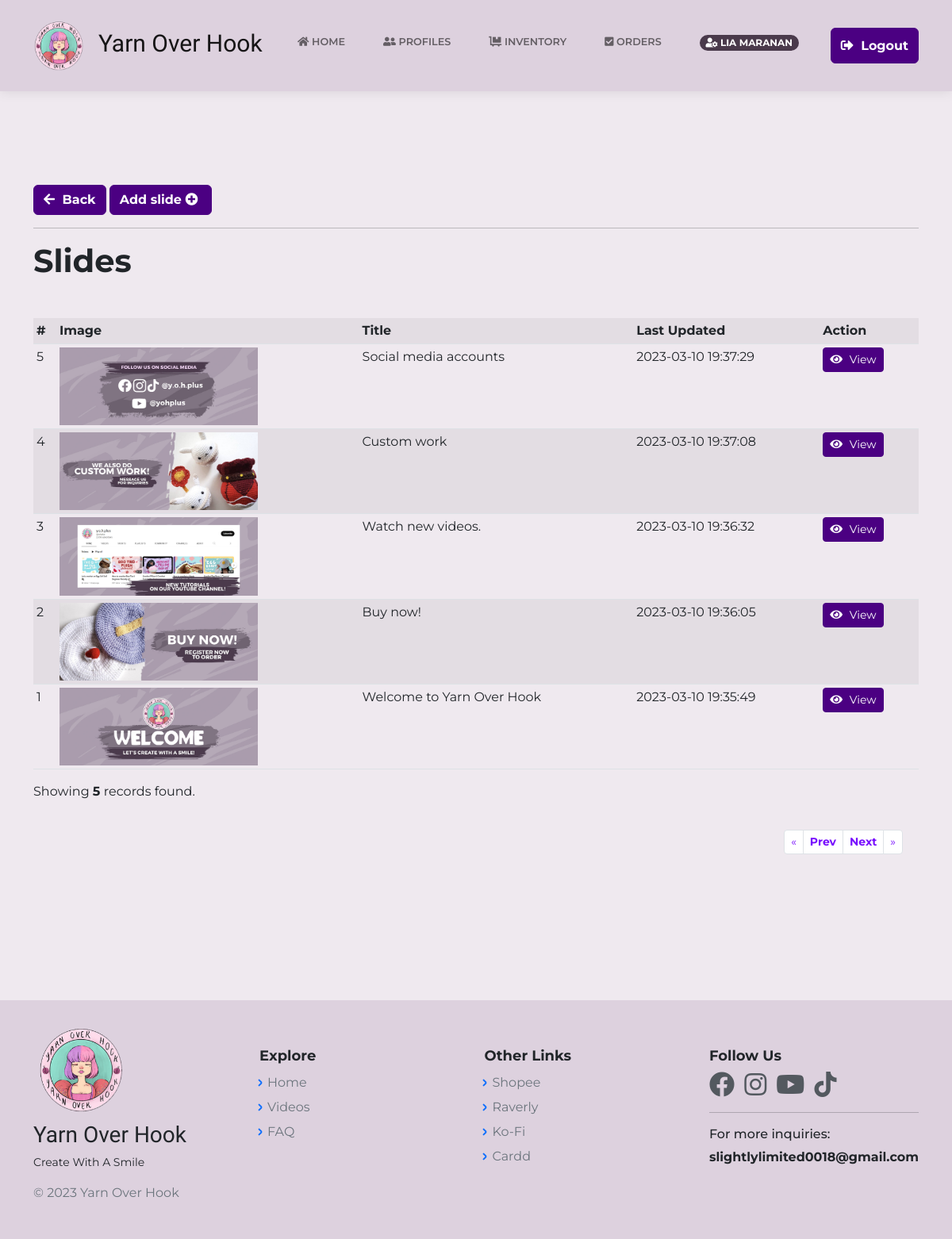
The page /SlidesAdmin.php (signed in) on the database its author committed.
### tables this page shows
CREATE TABLE `slides` (
  `slide_id` int(11) NOT NULL,
  `slide_title` varchar(255) NOT NULL,
  `slide_img` varchar(255) NOT NULL,
  `slide_desc` varchar(255) NOT NULL,
  `slide_link` varchar(255) NOT NULL,
  `created_at` timestamp NOT NULL DEFAULT current_timestamp() ON UPDATE current_timestamp()
);

### SlidesAdmin.php (the view, shortened to what this page needs)
<?php
    include("includes/dbh.inc.php");
    require 'layouts/Header.php';
	$sl = "SELECT * FROM slides ORDER BY slide_id DESC";
    $count = "SELECT COUNT(*) FROM slides";
	$result = mysqli_query($con, $sl);
    $result_count = mysqli_query($con, $count);
	$slides = mysqli_fetch_all($result, MYSQLI_ASSOC);
    $r_count = mysqli_fetch_array($result_count)[0];
?>
<body class="d-flex flex-column min-vh-100">
<?php require 'layouts/nav.php';?>
<main class="page blog-post">
        <section class="clean-block clean-post dark" style="background-color:#efe9ef;">
            <div class="container my-5">
                <button class="btn btn-primary pull-right" type="button" style="font-weight:bold;border-color:indigo;background:indigo;"><a href="HomePage.php" style="text-decoration:none;color:white;"><i class="fa fa-arrow-left"></i> Back </a></button>
            <button class="btn btn-outline-primary text-truncate float-none float-sm-none add-another-btn" type="button" style="border-color:indigo;background:indigo; color:white; font-weight:bold;"><a  href="AddSlide.php" style="color:white; text-decoration:none;"> Add slide <i class="fas fa-plus-circle edit-icon"></i></a></button><hr>
                <h1 style="font-weight:bold;"> Slides </h1>
                <table class="table table-striped table-hover table-sm mt-5">
                    <tr>
                        <th> # </th>
                        <th> Image </th>
                        <th> Title </th>
                        <th> Last Updated </th>
                        <th> Action </th>
                    </tr>
                    <?php foreach($slides as $slide): ?>
                        <tr><td> <?php echo $slide['slide_id']; ?> </td>
                        <td> <img width="250px" src="<?php echo $slide['slide_img']; ?>"> </td>
                        <td> <?php echo $slide['slide_title']; ?> </td>
                        <td> <?php echo $slide['created_at']; ?> </td>
                        <td> <a class="btn btn-sm btn-dark" href="Slide.php?id=<?php echo $slide['slide_id'] ?>" role="button" style="border-color:indigo;background-color:indigo;"><i class="fas fa-eye" ></i> View</a> </td></tr>
                    <?php endforeach; ?>
                </table>
                <p> Showing <strong> <?php echo $r_count ?> </strong> records found. </p>
                <nav style="margin-bottom: 15px;margin-top: 10px;">
                    <ul class="pagination pagination-sm justify-content-end flex-wrap">
                        <li class="page-item"><a class="page-link" aria-label="Previous" href="#"><span aria-hidden="true" style="color:rgb(119,13,253);">«</span></a></li>
                        <li class="page-item previous">
                            <a class="page-link" href="#" style="color:rgb(119,13,253); font-weight:bold;">Prev</a>
                        </li>
                        <li class="page-item">
                            <a class="page-link" href="#" style="color:rgb(119,13,253);  font-weight:bold;">Next</a>
                        </li>
                        <li class="page-item"><a class="page-link" aria-label="Next" href="#"><span aria-hidden="true" style="color:rgb(119,13,253);">»</span></a></li>
                    </ul>
                </nav>
            </div>
        </section>
    </main>
<?php require 'layouts/Footer.php';?>

### assets/css/main.css (style rules this page uses)
body { background-color: #efe9ef !important; padding-top: 85px; }
nav { padding: 20px; }
.container { animation: transitionInContainer 0.50s; }

### assets/css/Profile-Edit-Form-styles.css (style rules this page uses)
hr { height: 2px; }

### assets/css/Profile-Edit-Form.css (style rules this page uses)
hr { height: 2px; }

### assets/css/ProfileEdit1.css (style rules this page uses)
hr { height: 2px; }

### assets/css/ProfileEdit2.css (style rules this page uses)
hr { height: 2px; }

### rows shown on the page
slides: slide_id "5", slide_img (picture), slide_title "Social media accounts", created_at "2023-03-10 19:37:29"
slides: slide_id "4", slide_img (picture), slide_title "Custom work", created_at "2023-03-10 19:37:08"
slides: slide_id "3", slide_img (picture), slide_title "Watch new videos.", created_at "2023-03-10 19:36:32"
slides: slide_id "2", slide_img (picture), slide_title "Buy now!", created_at "2023-03-10 19:36:05"
slides: slide_id "1", slide_img (picture), slide_title "Welcome to Yarn Over Hook", created_at "2023-03-10 19:35:49"

### other values the page prints
$_SESSION['cust_name'] "LIA MARANAN"
$r_count "5"
